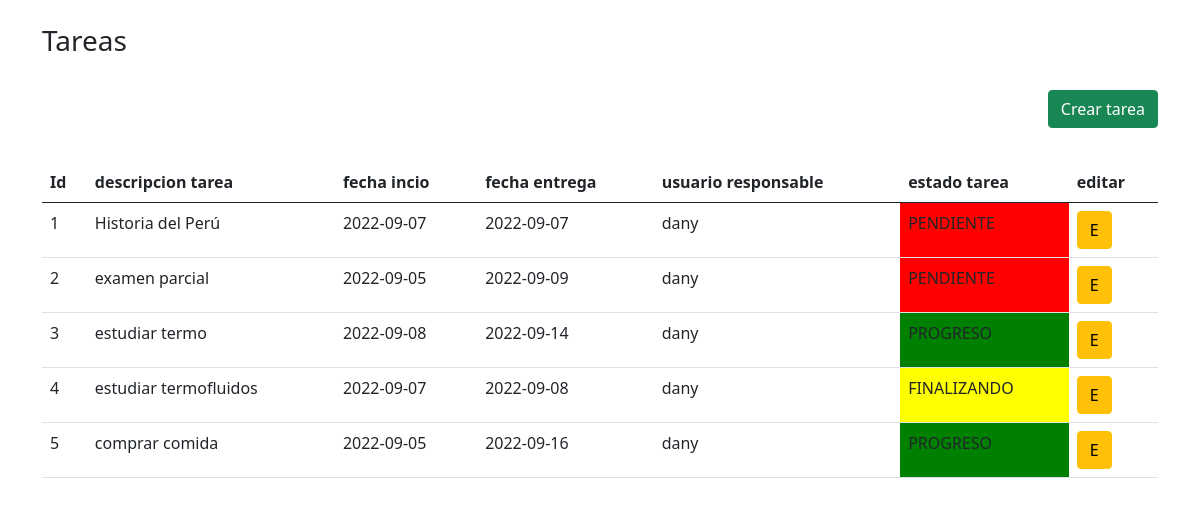
The app's page /gestion_tareas/dashboard/1, older data.
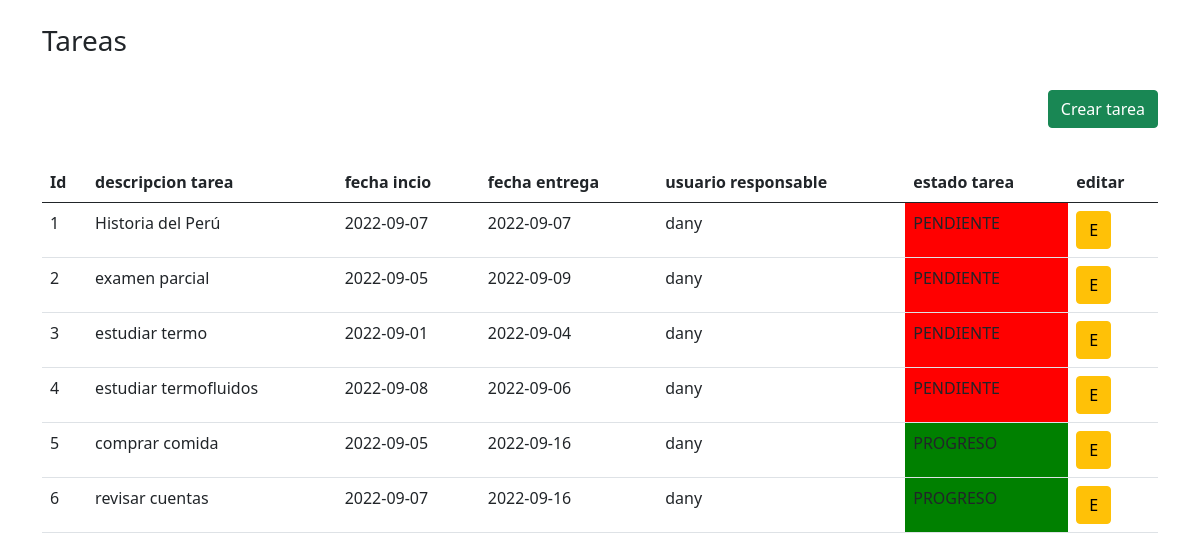
The same page, newer data.
### gestion_tareas/models.py (models this page shows)
class tarea(models.Model):
    descripcion = models.CharField(max_length=128,default='')
    fecha_creacion= models.CharField(max_length=128,default='')
    fecha_entrega= models.CharField(max_length=128,default='')
    usuario_responsable= models.CharField(max_length=128,default='')
    estado_tarea= models.CharField(max_length=128,default='')

### gestion_tareas/views.py (the view)
# urls.py: path('dashboard/<str:id_user>',views.dashboard,name='dashboard'),
def dashboard(request,id_user):
    tareas_totales = tarea.objects.all()
    lista_tareas = []
    user_responsable=usuario.objects.get(id=id_user)
    tareas_totales = tarea.objects.filter(usuario_responsable= user_responsable.nombre)
    for homework in tareas_totales:
        fecha_f=datetime.strptime(homework.fecha_entrega, "%Y-%m-%d")
        fecha_i=datetime.today()
        remaining_days = (fecha_f - fecha_i).days
        if remaining_days>2:
            homework.estado_tarea='1'
        elif remaining_days<2 and remaining_days>0:
            homework.estado_tarea='2'
        else:
            homework.estado_tarea='4'
        lista_tareas.append(homework)
    return render(request,'gestion_tareas/dashboard.html',{
        'objTarea':lista_tareas,
        'user':id_user,
    })

### gestion_tareas/templates/gestion_tareas/dashboard.html (shortened to what this page needs)
<!DOCTYPE html>
<html>
    <head>
        <link href="https://cdn.jsdelivr.net/npm/bootstrap@5.0.2/dist/css/bootstrap.min.css" rel="stylesheet">
    </head>
    <body>
        <div class="container">
        <br>
        <h3>Tareas</h3>
        <br>
        <div class="float-end">
            <a class="btn btn-success" href="{% url 'gestion_tareas:crear_tarea' user %}">Crear tarea</a>
        </div>
        <br>
        <br>
        <br>
        <table class="table">
            <thead>
                <th>Id</th>
                <th>descripcion tarea</th>
                <th>fecha incio</th>
                <th>fecha entrega</th>
                <th>usuario responsable</th>
                <th>estado tarea</th>
                <th>editar</th>
            </thead>
            <tbody>
                {% for tarea in objTarea %}
                <tr>
                    <td>{{tarea.id}}</td>
                    <td>{{tarea.descripcion}}</td>
                    <td>{{tarea.fecha_creacion}}</td>
                    <td>{{tarea.fecha_entrega}}</td>
                    <td>{{tarea.usuario_responsable}}</td>
                    {% if tarea.estado_tarea == '1' %}
                    <td style="background-color:green;">PROGRESO</td>
                    {% endif %}
                    {% if tarea.estado_tarea == '2' %}
                    <td style="background-color:yellow ;">FINALIZANDO</td>
                    {% endif %}
                    {% if tarea.estado_tarea == '4' %}
                    <td style="background-color:red ;">PENDIENTE</td>
                    {% endif %}
                    <td><a class="btn btn-warning" href="{% url 'gestion_tareas:editar_tarea' tarea.id %}">E</a></td>
                </tr>
                {%endfor%}
            </tbody>
        </table>
        </div>
    </body>
</html>

Row changes from the older to the newer data that the page shows:
changed tarea "estudiar termo": fecha_creacion "2022-09-08" → "2022-09-01"; fecha_entrega "2022-09-14" → "2022-09-04"; text "PROGRESO" → "PENDIENTE"
changed tarea "estudiar termofluidos": fecha_creacion "2022-09-07" → "2022-09-08"; fecha_entrega "2022-09-08" → "2022-09-06"; text "FINALIZANDO" → "PENDIENTE"
added tarea: id "6", descripcion "revisar cuentas", fecha_creacion "2022-09-07", fecha_entrega "2022-09-16", usuario_responsable "dany", estado_tarea "PROGRESO"
